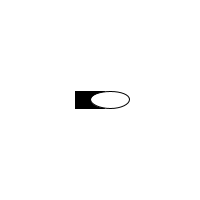
Frame 1 (no input)
Frame 60 (the mouse pressed at the canvas centre just before this capture): identical to frame 1, image omitted
Frame 120 (the mouse held since frame 60 and released just before this capture): identical to frame 1, image omitted

The Processing sketch that drew this single still picture (run headless with seeded random() and noise(); from frame 60 on, the mouse is pressed at the canvas centre):

// Processing sketch: exercise_2
// ── exercise_2.pde
int xr=90, xe=110;
int yr=100, ye=100;
float rectW=random(10,40), rectH=random(10,40), ellW=random(10,40), ellH=random(10,40);
boolean rectangle = true;

void setup() {
  size(200,200); 
}

void draw() {
  background(255);
  smooth();
  rectMode(CENTER);
  ellipseMode(CENTER);
  
  fill(0);
  rect(xr,yr,rectW,rectH);
  fill(255);
  ellipse(xe,ye,ellW,ellH);
}

void mouseClicked() {
  if (mouseX>xr-(rectW/2) && mouseX<xr+(rectW/2) && mouseY>yr-(rectH/2) && mouseY<yr+(rectH/2))
    rectangle = true;
  else if (mouseX>xe-(ellW/2) && mouseX<xe+(ellW/2) && mouseY>ye-(ellH/2) && mouseY<ye+(ellH/2))
    rectangle = false;
}

void mouseDragged() {
  if (rectangle == true) {
    xr = mouseX;
    yr = mouseY;
  }
  else if (rectangle == false) {
    xe = mouseX;
    ye = mouseY;
  }
}
